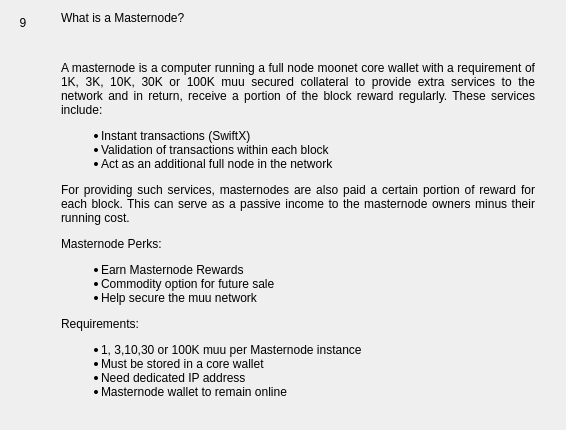
                  <widget class="QWidget" name="widgetFaq9" native="true">
                   <layout class="QHBoxLayout" name="horizontalpage_9" stretch="0,1">
                    <item alignment="Qt::AlignTop">
                     <widget class="QLabel" name="labelNumber9">
                      <property name="minimumSize">
                       <size>
                        <width>24</width>
                        <height>24</height>
                       </size>
                      </property>
                      <property name="maximumSize">
                       <size>
                        <width>16777215</width>
                        <height>24</height>
                       </size>
                      </property>
                      <property name="text">
                       <string>9</string>
                      </property>
                      <property name="alignment">
                       <set>Qt::AlignCenter</set>
                      </property>
                     </widget>
                    </item>
                    <item>
                     <layout class="QVBoxLayout" name="verticalLayoutpage_9">
                      <property name="leftMargin">
                       <number>20</number>
                      </property>
                      <property name="rightMargin">
                       <number>20</number>
                      </property>
                      <item>
                       <widget class="QLabel" name="labelSubtitle9">
                        <property name="text">
                         <string>What is a Masternode?</string>
                        </property>
                        <property name="wordWrap">
                         <bool>true</bool>
                        </property>
                       </widget>
                      </item>
                      <item>
                       <spacer name="verticalSpacer_90">
                        <property name="orientation">
                         <enum>Qt::Vertical</enum>
                        </property>
                        <property name="sizeType">
                         <enum>QSizePolicy::Fixed</enum>
                        </property>
                        <property name="sizeHint" stdset="0">
                         <size>
                          <width>20</width>
                          <height>30</height>
                         </size>
                        </property>
                       </spacer>
                      </item>
                      <item>
                       <widget class="QLabel" name="labelContent9">
                        <property name="text">
                         <string>
                           &lt;html&gt;&lt;head/&gt;&lt;body&gt;&lt;p align=&quot;justify&quot;&gt;
                           A masternode is a computer running a full node moonet core wallet with a
                           requirement of 1K, 3K, 10K, 30K or 100K muu secured collateral to provide extra services
                           to the network and in return, receive a portion of the block reward
                           regularly.  These services include:
                           &lt;/p&gt;&lt;p align=&quot;justify&quot;&gt;

                           &lt;ul&gt;
                           &lt;li&gt;Instant transactions (SwiftX)&lt;/li&gt;
                           &lt;li&gt;Validation of transactions within each block&lt;/li&gt;
                           &lt;li&gt;Act as an additional full node in the network&lt;/li&gt;
                           &lt;/ul&gt;

                           &lt;/p&gt;&lt;p align=&quot;justify&quot;&gt;
                           For providing such services, masternodes are also paid a certain portion
                           of reward for each block. This can serve as a passive income to the
                           masternode owners minus their running cost.
                           &lt;/p&gt;&lt;p align=&quot;justify&quot;&gt;

                           Masternode Perks:
                           &lt;/p&gt;&lt;p align=&quot;justify&quot;&gt;
                           &lt;ul&gt;
                           &lt;li&gt;Earn Masternode Rewards&lt;/li&gt;
                           &lt;li&gt;Commodity option for future sale&lt;/li&gt;
                           &lt;li&gt;Help secure the muu network&lt;/li&gt;
                           &lt;/ul&gt;
                           &lt;/p&gt;&lt;p align=&quot;justify&quot;&gt;

                           Requirements:
                           &lt;/p&gt;&lt;p align=&quot;justify&quot;&gt;
                           &lt;ul&gt;
                           &lt;li&gt;1, 3,10,30 or 100K muu per Masternode instance&lt;/li&gt;
                           &lt;li&gt;Must be stored in a core wallet&lt;/li&gt;
                           &lt;li&gt;Need dedicated IP address&lt;/li&gt;
                           &lt;li&gt;Masternode wallet to remain online&lt;/li&gt;
                           &lt;/ul&gt;
                           &lt;/p&gt;&lt;/body&gt;&lt;/html&gt;
                         </string>
                        </property>
                        <property name="alignment">
                         <set>Qt::AlignLeading|Qt::AlignLeft|Qt::AlignTop</set>
                        </property>
                        <property name="wordWrap">
                         <bool>true</bool>
                        </property>
                       </widget>
                      </item>
                      <item>
                       <spacer name="verticalSpacer_91">
                        <property name="orientation">
                         <enum>Qt::Vertical</enum>
                        </property>
                        <property name="sizeHint" stdset="0">
                         <size>
                          <width>20</width>
                          <height>20</height>
                         </size>
                        </property>
                       </spacer>
                      </item>
                     </layout>
                    </item>
                   </layout>
                  </widget>
